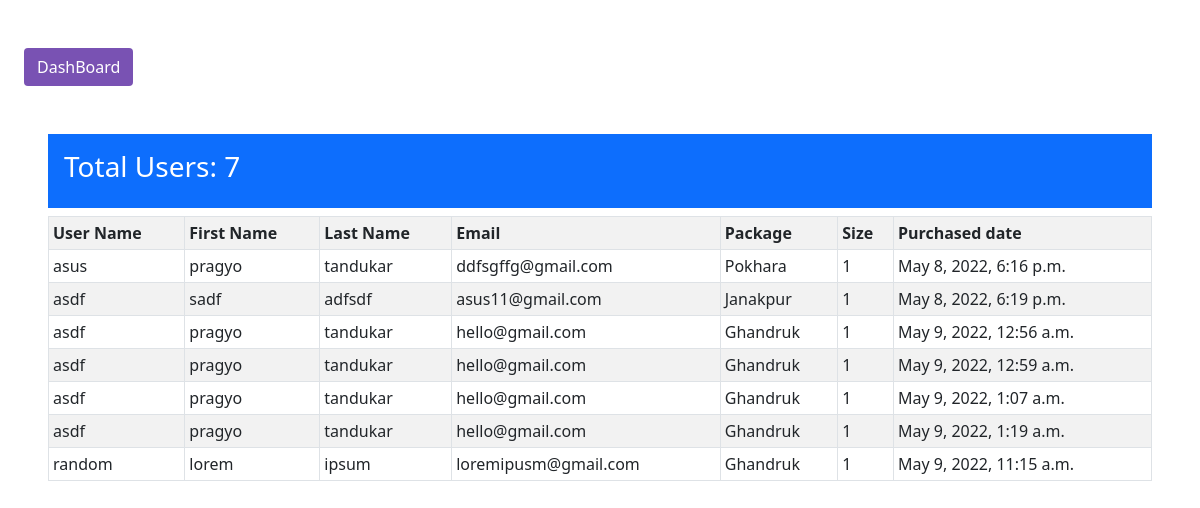
The app's page /enrolled/ (signed in) with its own data.
### TourM/models.py (models this page shows, shortened)
class   enroll(models.Model):
    post = models.ForeignKey(Post, related_name = "enrolls", on_delete = models.CASCADE, default='')
    username = models.CharField(max_length=50)
    firstname = models.CharField(max_length=50)
    lastname = models.CharField(max_length=50)
    email=models.EmailField(max_length=80)
    Size=models.PositiveIntegerField(default='1',validators=[MaxValueValidator(10),MinValueValidator(1)])
    date_added = models.DateTimeField(auto_now_add=True)

class Post(models.Model):
    title = models.CharField(max_length=255)
    body = RichTextField()
    days = models.PositiveIntegerField(validators=[MaxValueValidator(100),MinValueValidator(1)])
    price = models.IntegerField(default='',null=False)
    Provinces = models.CharField(default='in_desc', max_length=255, null=False)
    Size = models.PositiveIntegerField(default='1', validators=[MaxValueValidator(100),MinValueValidator(11)])      #group size {if paxi availability add garne bhe useful}
    Hoster=models.CharField(max_length=255, null=False)
    Accomodation= models.CharField(default='', max_length=255, null=False)
    Transportation= models.CharField(default='', max_length=255, null=False)
    pack_img = models.ImageField(null = True, blank=True, upload_to="pacImages/")
    pack_img1 = models.ImageField(null = True, blank=True, upload_to="pacImages/")
    pack_img2 = models.ImageField(null = True, blank=True, upload_to="pacImages/")
    pack_img3 = models.ImageField(null = True, blank=True, upload_to="pacImages/")
    pack_img4 = models.ImageField(null = True, blank=True, upload_to="pacImages/")
    def __str__(self):
        return self.title

### TourM/views.py (the view)
# urls.py: path('enrolled/', views.En_usersView, name="enrolled"),
def  En_usersView(request):
    model= enroll
    enrolled_count = model.objects.count()
    enrolled = model.objects.all()
    return render(request,'ad_enrolled.html',{'enrolled_count':enrolled_count,'enrolled':enrolled})

### TourM/templates/ad_enrolled.html
{%extends 'adminbase.html'%} {%block title%}information{%endblock%}{%block content%} {% if user.is_superuser %}
<section class="p-4 my-container">
    <div class="p-3 mb-2 bg-primary text-white container-fluid">
        <h3>Total Users: {{ enrolled_count }}</h3>
    </div>
    <table class="table table-striped table-bordered table-sm">
        <thread class="thread-dark">
            <tr>
                <th>User Name</th>
                <th>First Name</th>
                <th>Last Name</th>
                <th>Email</th>
                <th>Package</th>
                <th>Size</th>
                <th>Purchased date</th>
            </tr>
        </thread>
        {% csrf_token %} {% for result in enrolled %}
        <tr>
            <td>{{result.username}}</td>
            <td>{{result.firstname}}</td>
            <td>{{result.lastname}}</td>
            <td>{{result.email}}</td>
            <td>{{result.post}}</td>
            <td>{{result.Size}}</td>
            <td>{{result.date_added}}</td>
            {% endfor %}
    </table>
    {%else%} U SHALL NOT PASS{%endif%}
</section>
{%endblock%}

### TourM/templates/adminbase.html (shortened to what this page needs)
<!doctype html>
<html lang="en">
<head>
    <meta name="viewport" content="width=device-width, initial-scale=1"> {%load static%}
    <link href="https://cdn.jsdelivr.net/npm/bootstrap@5.1.3/dist/css/bootstrap.min.css" rel="stylesheet"> {% load static%}
    <link rel="stylesheet" type="text/css" href="{% static 'admin.css' %}">
</head>
<body>
    <section class="p-4 my-container">
        <button class="btn my-4" id="menu-btn">DashBoard</button> {%block content%} {%endblock%}
    </section>
</body>
</html>

### static/admin.css (style rules this page uses)
* { margin: 0; padding: 0; box-sizing: border-box; }
body { min-height: 100vh; background-color: #fff; }
.my-container { transition: 0.4s; }
#menu-btn { background-color: #7952b3; color: #fff; }

### records on screen
enroll: username "asus", firstname "pragyo", lastname "tandukar", email "ddfsgffg@gmail.com", post "Pokhara", Size "1", date_added "May 8, 2022, 6:16 p.m."
enroll: username "asdf", firstname "sadf", lastname "adfsdf", email "asus11@gmail.com", post "Janakpur", Size "1", date_added "May 8, 2022, 6:19 p.m."
enroll: username "asdf", firstname "pragyo", lastname "tandukar", email "hello@gmail.com", post "Ghandruk", Size "1", date_added "May 9, 2022, 12:56 a.m."
enroll: username "asdf", firstname "pragyo", lastname "tandukar", email "hello@gmail.com", post "Ghandruk", Size "1", date_added "May 9, 2022, 12:59 a.m."
enroll: username "asdf", firstname "pragyo", lastname "tandukar", email "hello@gmail.com", post "Ghandruk", Size "1", date_added "May 9, 2022, 1:07 a.m."
enroll: username "asdf", firstname "pragyo", lastname "tandukar", email "hello@gmail.com", post "Ghandruk", Size "1", date_added "May 9, 2022, 1:19 a.m."
enroll: username "random", firstname "lorem", lastname "ipsum", email "loremipusm@gmail.com", post "Ghandruk", Size "1", date_added "May 9, 2022, 11:15 a.m."

### other values on screen
{{ enrolled_count }} "7"
